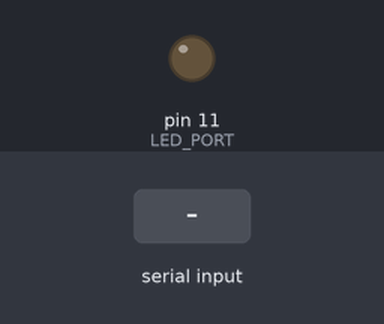
Bench run of a sketch on a simulated Arduino Uno, built with avr-gcc and run on an emulated ATmega328P. On the bench: output pins drawn as LEDs (lit = HIGH). The test bench sets the inputs (shaded band).

Above: at 1.2 s.
1.3 s: "1\n" received over Serial
At 1.6 s:
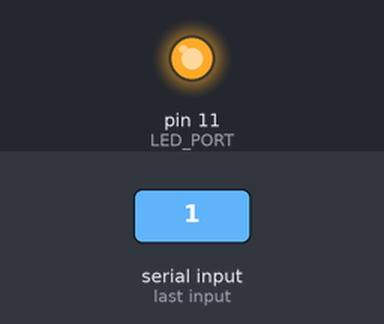
Timing chart, 0 to 4.3 s (numbered marks = the images above; inputs shaded):
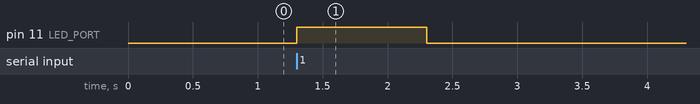

The sketch:

blink.ino
```cpp
#define LED_PORT 11
#define SERIAL_LOCATION 9600
void setup() {
  pinMode(LED_PORT, OUTPUT);
  Serial.begin(SERIAL_LOCATION);
}

void loop() {
  if (Serial.available() > 0) {
    char input = Serial.read();
    if (input == '\n') {
      digitalWrite(LED_PORT, HIGH);
      delay(1000);
      digitalWrite(LED_PORT, LOW);
    }
  }
}
```

Measured:
- after the input at 1.3 s, pin 11 (LED_PORT): LOW → HIGH at once, → LOW 1.0 s later
